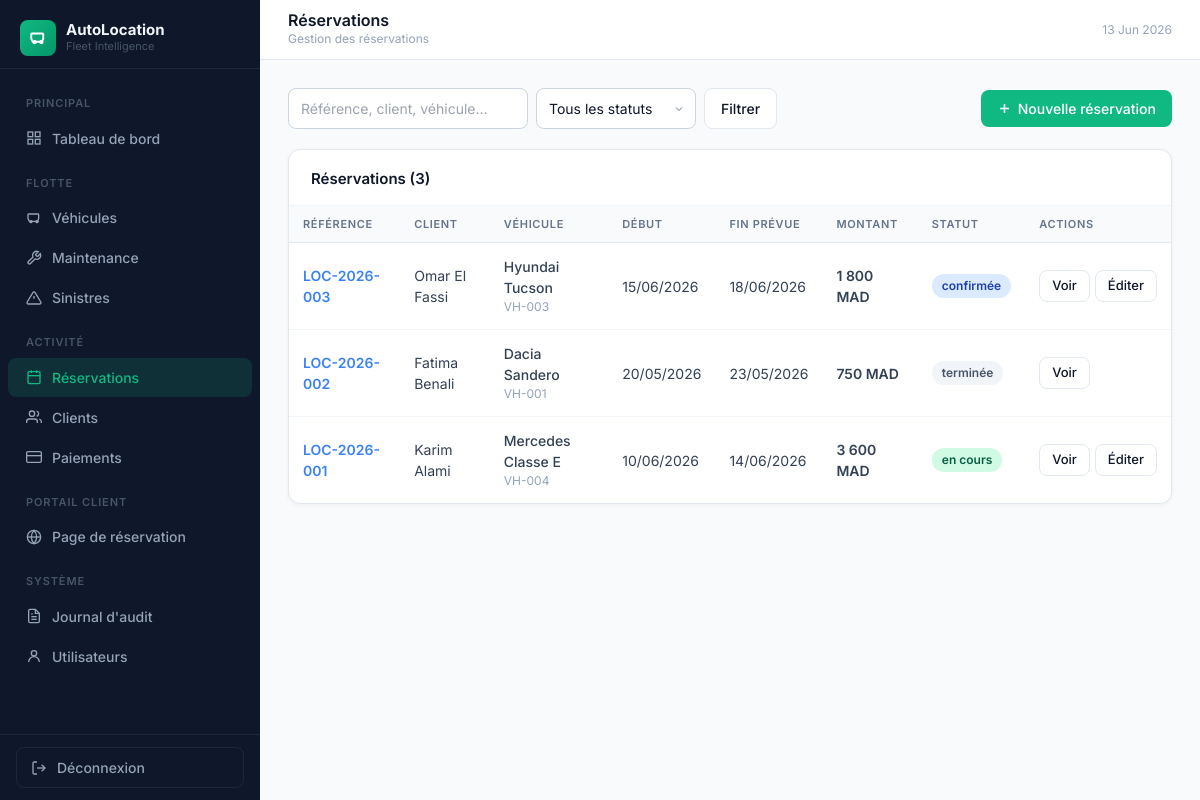
/?page=reservations (signed in), run on the app's committed database.
### tables this page shows
CREATE TABLE IF NOT EXISTS `reservations` (
  `id`                   INT AUTO_INCREMENT PRIMARY KEY,
  `reference`            VARCHAR(30)   NOT NULL UNIQUE,
  `client_id`            INT           NOT NULL,
  `vehicle_id`           INT           NOT NULL,
  `statut`               ENUM('en attente','confirmée','en cours','terminée','annulée') DEFAULT 'en attente',
  `date_debut`           DATETIME      NOT NULL,
  `date_fin_prevue`      DATETIME      NOT NULL,
  `date_retour_effectif` DATETIME      DEFAULT NULL,
  `lieu_depart`          VARCHAR(150)  DEFAULT NULL,
  `lieu_retour`          VARCHAR(150)  DEFAULT NULL,
  `km_depart`            INT           DEFAULT NULL,
  `km_retour`            INT           DEFAULT NULL,
  `prix_jour`            DECIMAL(10,2) DEFAULT NULL,
  `nb_jours`             INT           DEFAULT NULL,
  `caution`              DECIMAL(10,2) DEFAULT 0.00,
  `montant_total`        DECIMAL(10,2) DEFAULT NULL,
  `frais_extra`          DECIMAL(10,2) DEFAULT 0.00,
  `commentaire`          TEXT          DEFAULT NULL,
  `created_by`           INT           DEFAULT NULL,
  `created_at`           TIMESTAMP DEFAULT CURRENT_TIMESTAMP,
  FOREIGN KEY (`client_id`)  REFERENCES `clients`(`id`),
  FOREIGN KEY (`vehicle_id`) REFERENCES `vehicles`(`id`),
  FOREIGN KEY (`created_by`) REFERENCES `users`(`id`) ON DELETE SET NULL
);

CREATE TABLE IF NOT EXISTS `clients` (
  `id`                INT AUTO_INCREMENT PRIMARY KEY,
  `nom`               VARCHAR(100) NOT NULL,
  `prenom`            VARCHAR(100) NOT NULL,
  `email`             VARCHAR(150) DEFAULT NULL,
  `telephone`         VARCHAR(20)  DEFAULT NULL,
  `adresse`           TEXT         DEFAULT NULL,
  `ville`             VARCHAR(100) DEFAULT NULL,
  `cin`               VARCHAR(30)  DEFAULT NULL UNIQUE,
  `permis_numero`     VARCHAR(50)  DEFAULT NULL,
  `permis_categorie`  VARCHAR(20)  DEFAULT 'B',
  `permis_expiration` DATE         DEFAULT NULL,
  `type_client`       ENUM('particulier','entreprise') DEFAULT 'particulier',
  `entreprise`        VARCHAR(150) DEFAULT NULL,
  `statut`            ENUM('actif','suspendu','liste_noire') DEFAULT 'actif',
  `notes`             TEXT         DEFAULT NULL,
  `created_at`        TIMESTAMP DEFAULT CURRENT_TIMESTAMP
);

CREATE TABLE IF NOT EXISTS `vehicles` (
  `id`                    INT AUTO_INCREMENT PRIMARY KEY,
  `numero`                VARCHAR(50)  NOT NULL UNIQUE,
  `immatriculation`       VARCHAR(20)  DEFAULT NULL,
  `marque`                VARCHAR(100) DEFAULT NULL,
  `modele`                VARCHAR(100) DEFAULT NULL,
  `annee`                 INT          DEFAULT NULL,
  `couleur`               VARCHAR(50)  DEFAULT NULL,
  `nb_places`             INT          DEFAULT 5,
  `categorie`             ENUM('économique','berline','SUV','premium','utilitaire') DEFAULT 'berline',
  `kilometrage`           INT          DEFAULT 0,
  `statut`                ENUM('disponible','loué','maintenance','indisponible') DEFAULT 'disponible',
  `prix_jour`             DECIMAL(10,2) DEFAULT 0.00,
  `caution`               DECIMAL(10,2) DEFAULT 0.00,
  `carburant`             ENUM('essence','diesel','hybride','électrique') DEFAULT 'essence',
  `transmission`          ENUM('manuelle','automatique') DEFAULT 'manuelle',
  `description`           TEXT DEFAULT NULL,
  `image_url`             VARCHAR(500) DEFAULT NULL,
  `intervalle_vidange`    INT          DEFAULT 10000,
  `derniere_vidange_km`   INT          DEFAULT NULL,
  `date_derniere_vidange` DATE         DEFAULT NULL,
  `created_at`            TIMESTAMP DEFAULT CURRENT_TIMESTAMP
);

### app/Core/Controller.php (called while the page is built, shortened)
<?php
abstract class Controller
{
    protected function view(string $template, array $viewData = []): void
    {
        extract($viewData);
        $tplFile = APP_PATH . '/views/' . $template . '.php';
        require $tplFile;
    }
    protected function query(string $key, mixed $default = ''): mixed
    {
        return $_GET[$key] ?? $default;
    }
}

### app/Controllers/ReservationController.php (called while the page is built, shortened)
<?php
class ReservationController extends Controller
{
    private Reservation $reservationModel;
    public function __construct(\PDO $db)
    {
        $this->reservationModel = new Reservation($db);
    }
    public function index(): void
    {
        $search  = trim($this->query('search'));
        $statut  = $this->query('statut');
        $page    = max(1, (int)$this->query('p', 1));
        $result  = $this->reservationModel->paginatedList($search, $statut, 15, $page);
        $this->view('reservations/index', array_merge($result, compact('search', 'statut', 'flash')));
    }
}

### app/Core/Router.php (called while the page is built, shortened)
<?php
class Router
{
    private array $routes = [];
    public function add(string $method, string $page, string $controller, string $action): void
    {
        $this->routes[strtoupper($method)][$page] = [$controller, $action];
    }
    public function dispatch(\PDO $db): void
    {
        $page   = trim($_GET['page'] ?? '', '/');
        $method = strtoupper($_SERVER['REQUEST_METHOD']);
        $handler = $this->routes[$method][$page]
                ?? $this->routes['GET'][$page]
                ?? null;
        [$controllerClass, $action] = $handler;
        $controller = new $controllerClass($db);
        $controller->$action();
    }
}

### index.php (called while the page is built, shortened)
<?php
require_once __DIR__ . '/config/database.php';
spl_autoload_register(function (string $class): void {
    $file = APP_PATH . '/app/' . str_replace('\\', '/', substr($class, 4)) . '.php';
});
$db = (new Database())->getConnection();
$router = new App\Core\Router();
$router->dispatch($db);

### app/Core/Model.php (called while the page is built, shortened)
<?php
abstract class Model
{
    public function __construct(\PDO $db)
    {
        $this->db = $db;
    }
}

### app/Models/Reservation.php (called while the page is built, shortened)
<?php
class Reservation extends Model
{
    public function paginatedList(string $search, string $statut, int $perPage, int $page): array
    {
        $where  = ['1=1'];
        $params = [];
        $whereStr = implode(' AND ', $where);
        $cntStmt = $this->db->prepare(
            "SELECT COUNT(*) FROM reservations r
             JOIN clients c ON c.id = r.client_id
             JOIN vehicles v ON v.id = r.vehicle_id
             WHERE $whereStr"
        );
        $cntStmt->execute($params);
        $total  = (int)$cntStmt->fetchColumn();
        $pages  = max(1, (int)ceil($total / $perPage));
        $page   = max(1, min($page, $pages));
        $offset = ($page - 1) * $perPage;
        $stmt = $this->db->prepare(
            "SELECT r.*, v.marque, v.modele, v.numero AS vehicle_numero,
                    c.nom AS client_nom, c.prenom AS client_prenom
             FROM reservations r
             JOIN clients c ON c.id = r.client_id
             JOIN vehicles v ON v.id = r.vehicle_id
             WHERE $whereStr
             ORDER BY r.id DESC
             LIMIT $perPage OFFSET $offset"
        );
        $stmt->execute($params);
        return [
            'rows'     => $stmt->fetchAll(),
            'total'    => $total,
            'per_page' => $perPage,
            'page'     => $page,
            'pages'    => $pages,
            'offset'   => $offset,
        ];
    }
}

### views/reservations/index.php (the view, shortened to what this page needs)
<div style="display:flex;justify-content:space-between;align-items:center;margin-bottom:20px;flex-wrap:wrap;gap:12px;">
  <form method="GET" action="<?= BASE_URL ?>/" style="display:flex;gap:8px;flex-wrap:wrap;">
    <input type="text" name="search" value="<?= h($search) ?>" placeholder="Référence, client, véhicule..." class="form-control" style="width:240px;">
    <select name="statut" class="form-control" style="width:160px;" onchange="this.form.submit()">
      <option value="">Tous les statuts</option>
    </select>
    <button type="submit" class="btn btn-outline">Filtrer</button>
  </form>
  <a href="<?= BASE_URL ?>/?page=reservations/add" class="btn btn-emerald">
    <svg width="15" height="15" fill="none" stroke="currentColor" stroke-width="2.5" viewBox="0 0 24 24"><line x1="12" y1="5" x2="12" y2="19"/><line x1="5" y1="12" x2="19" y2="12"/></svg>
    Nouvelle réservation
  </a>
</div>
<div class="card">
  <div class="card-header"><span class="card-title">Réservations (<?= $total ?>)</span></div>
  <div style="overflow-x:auto;">
    <table class="data-table">
      <thead>
        <tr><th>Référence</th><th>Client</th><th>Véhicule</th><th>Début</th><th>Fin prévue</th><th>Montant</th><th>Statut</th><th>Actions</th></tr>
      </thead>
      <tbody>
        <?php foreach ($rows as $r): ?>
        <tr>
          <td><a href="<?= BASE_URL ?>/?page=reservations/show&id=<?= $r['id'] ?>" style="font-weight:600;color:#3b82f6;"><?= h($r['reference']) ?></a></td>
          <td><?= h($r['client_prenom'].' '.$r['client_nom']) ?></td>
          <td>
            <div style="font-weight:500;"><?= h($r['marque'].' '.$r['modele']) ?></div>
            <div style="font-size:12px;color:#94a3b8;"><?= h($r['vehicle_numero'] ?? '') ?></div>
          </td>
          <td><?= date('d/m/Y', strtotime($r['date_debut'])) ?></td>
          <td><?= $r['date_fin_prevue'] ? date('d/m/Y', strtotime($r['date_fin_prevue'])) : '—' ?></td>
          <td style="font-weight:600;"><?= $r['montant_total'] ? number_format($r['montant_total'],0,',',' ').' MAD' : '—' ?></td>
          <td><?= status_badge($r['statut']) ?></td>
          <td>
            <div style="display:flex;gap:5px;">
              <a href="<?= BASE_URL ?>/?page=reservations/show&id=<?= $r['id'] ?>" class="btn btn-outline btn-sm">Voir</a>
              <?php if (!in_array($r['statut'],['terminée','annulée'])): ?>
              <a href="<?= BASE_URL ?>/?page=reservations/edit&id=<?= $r['id'] ?>" class="btn btn-outline btn-sm">Éditer</a>
              <?php endif; ?>
            </div>
          </td>
        </tr>
        <?php endforeach; ?>
      </tbody>
    </table>
  </div>
</div>

### config/database.php (shortened to what this page needs)
<?php
function h(mixed $v): string { return htmlspecialchars((string)$v, ENT_QUOTES, 'UTF-8'); }
function status_badge(string $status): string {
    $map = [
        'disponible'  => 'badge-green',
        'loué'        => 'badge-blue',
        'maintenance' => 'badge-yellow',
        'indisponible'=> 'badge-red',
        'en attente'  => 'badge-yellow',
        'confirmée'   => 'badge-blue',
        'en cours'    => 'badge-green',
        'terminée'    => 'badge-gray',
        'annulée'     => 'badge-red',
        'actif'       => 'badge-green',
        'suspendu'    => 'badge-yellow',
        'liste_noire' => 'badge-red',
        'planifiée'   => 'badge-blue',
        'ouvert'      => 'badge-red',
        'clôturé'     => 'badge-gray',
    ];
    $cls = $map[$status] ?? 'badge-gray';
    return '<span class="badge ' . $cls . '">' . h($status) . '</span>';
}

### views/layouts/admin.php (style rules this page uses)
* { font-family: 'Inter', sans-serif; }
body { background: #f8fafc; }
.card { background:#fff; border-radius:12px; border:1px solid #e2e8f0; box-shadow:0 1px 4px rgba(15,23,42,.05); }
.card-header { padding:18px 22px 14px; border-bottom:1px solid #f1f5f9; display:flex; align-items:center; justify-content:space-between; }
.card-title { font-size:15px; font-weight:600; color:#0f172a; }
.badge { display:inline-flex; align-items:center; padding:3px 10px; border-radius:9999px; font-size:12px; font-weight:600; }
.badge-green { background:#d1fae5; color:#065f46; }
.badge-blue { background:#dbeafe; color:#1e40af; }
.badge-gray { background:#f1f5f9; color:#475569; }
.btn { display:inline-flex; align-items:center; gap:6px; padding:8px 16px; border-radius:8px; font-size:14px; font-weight:500; cursor:pointer; text-decoration:none; border:none; transition:all .15s; }
.btn-emerald { background:#10b981; color:#fff; }
.btn-outline { background:#fff; color:#0f172a; border:1px solid #e2e8f0; }
.btn-sm { padding:5px 12px; font-size:13px; }
.data-table { width:100%; border-collapse:collapse; }
.data-table thead th { font-size:11px; font-weight:600; text-transform:uppercase; letter-spacing:.06em; color:#64748b; padding:10px 14px; text-align:left; background:#f8fafc; border-bottom:1px solid #e2e8f0; }
.data-table tbody td { padding:13px 14px; font-size:14px; color:#334155; border-bottom:1px solid #f1f5f9; }
.data-table tbody tr:last-child td { border-bottom:none; }
.form-control { width:100%; padding:9px 12px; border:1px solid #cbd5e1; border-radius:8px; font-size:14px; color:#0f172a; outline:none; transition:border .15s; background:#fff; }
select.form-control { appearance:none; background-repeat:no-repeat; background-position:right 10px center; padding-right:28px; }

### data on the page
reservations: nb_jours "3", reference "LOC-2026-002", client.nom "Fatima Benali", vehicle.modele "Dacia Sandero", vehicle.numero "VH-001", date_debut "20/05/2026", date_fin_prevue "23/05/2026", montant_total "750", statut "terminée"
reservations: reference "LOC-2026-003", client.nom "Omar El Fassi", vehicle.modele "Hyundai Tucson", vehicle.numero "VH-003", date_debut "15/06/2026", date_fin_prevue "18/06/2026", montant_total "1 800", statut "confirmée"
reservations: reference "LOC-2026-001", client.nom "Karim Alami", vehicle.modele "Mercedes Classe E", vehicle.numero "VH-004", date_debut "10/06/2026", date_fin_prevue "14/06/2026", montant_total "3 600", statut "en cours"

### other printed values
$pageTitle "Réservations"
$pageBreadcrumb "Gestion des réservations"
